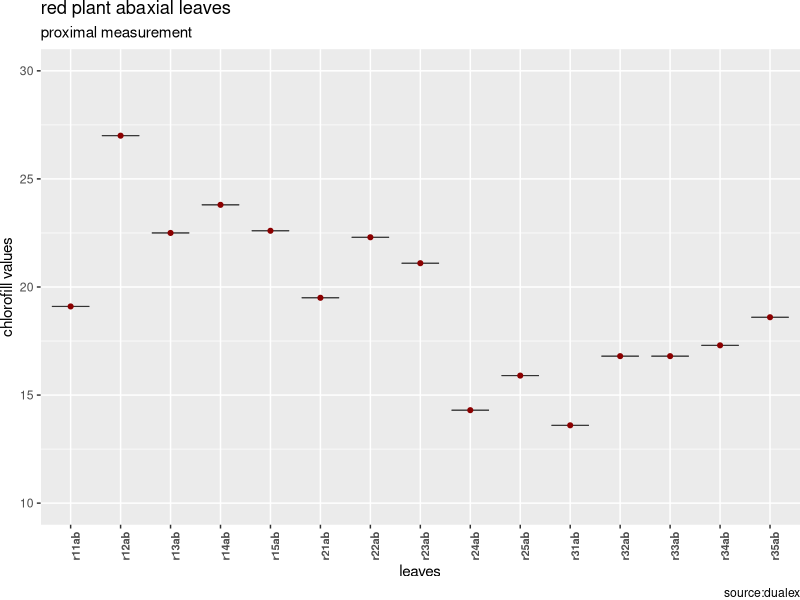
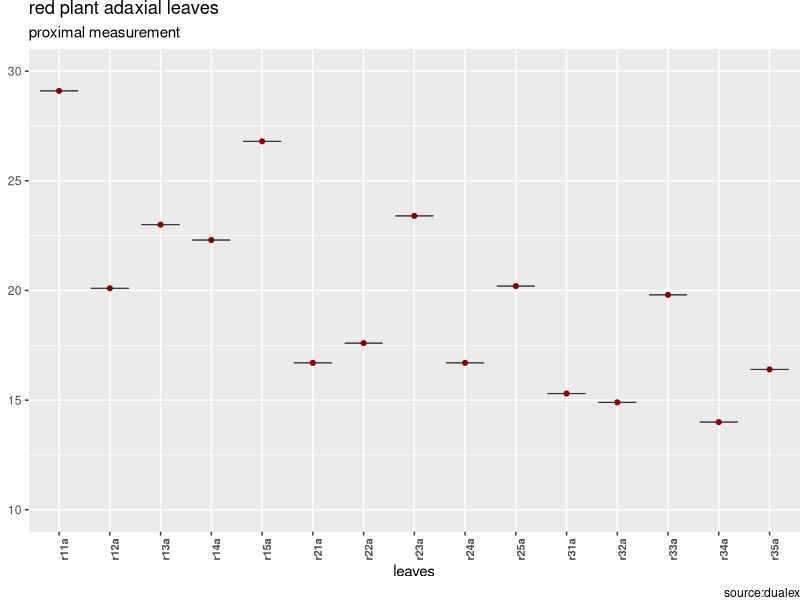
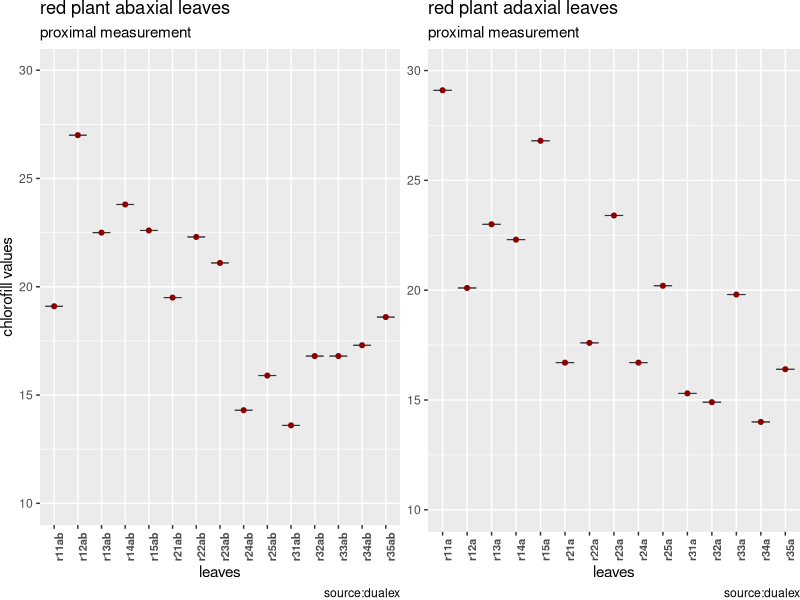

Source code (R) for these figures, in order:
setwd("C:/BigData/bevezetes_r/")
library(ggplot2)
library(tidyr)
library(dplyr)
library(ggpubr)

wide <- readxl::read_xlsx("dualbeat.xlsx")
tmp <-as.data.frame(wide)
dim(tmp)
str(tmp)

a <- tmp[1:30,1:2]## a piros fény alatt nevelt összes növény (r11a=első növény első levele adaxiális oldala, r11ab az abaxiális) , a levélnyél felett mért chlorofill értéke

ev <- a%>%dplyr::filter(row_number() %% 2 == 0) ## Select even rows = abaxiális oldala a levélnek

od <- a%>%dplyr::filter(row_number() %% 2 == 1) ## Select odd rows = adaxiális oldala a levélnek 

evpl <- ggplot(data=ev, aes(x=ev$leaf, y=ev$aluchl))
evfinal <- evpl + geom_boxplot(size = 0.2) + geom_point(color="darkred", size = 1.4) + labs(title = "red plant abaxial leaves",
                                                                                            subtitle = "proximal measurement",
                                                                                            caption = "source:dualex",
                                                                                            x = "leaves", y = "chlorofill values") + theme(axis.text.x = element_text(face = "bold", size = 8,angle = 90), plot.margin = unit(c(0,0,0,0),"cm")) + coord_cartesian(ylim = c(10,30)) + scale_y_continuous(limits = c(10,30))
evfinal ##levél x axis, érték y axis,  szín, méret, és a magyarázatok beállítva

odpl <- ggplot(data = od, aes(x=od$leaf, y=od$aluchl))
odfinal <- odpl + geom_boxplot(size = 0.2) + geom_point(color="darkred", size = 1.4) + labs(title = "red plant adaxial leaves",
                                                                                            subtitle = "proximal measurement",
                                                                                            caption = "source:dualex",
                                                                                            x = "leaves", y = element_blank()) + theme(axis.text.x = element_text(face = "bold", size = 8,angle = 90), plot.margin = unit(c(0,0,0,0),"cm")) + coord_cartesian(ylim = c(10,30)) + scale_y_continuous(limits = c(10,30))
odfinal## ugyanaz mint evfinalnál

ggarrange(evfinal,odfinal,heights = c(0.2,0.1),
          nrow = 1, ncol = 2,
          common.legend = T,
          legend = "bottom")##egymás mellé teszem a két plotot.

meanev <- ev$aluchl
meanod <- od$aluchl

tresult <- t.test(meanev,meanod, mu = 0, alt= "two.sided", conf = 0.95, var.equal = FALSE, paired = F)#tehát az adax és abax oldalak chlorofillátlaga nem tér el szignifikánsan
tresult
